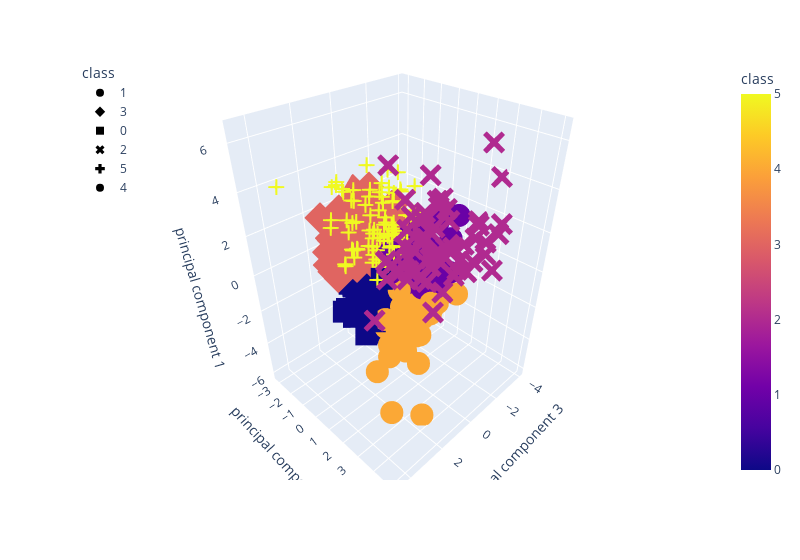

Write notebook code for a chart like this one.
### Code cell
# BONUS: plot the 6 principal components
km = KMeans(n_clusters=6, random_state=0)
km.fit(pca_df)
pca_df["class"] = km.labels_

import plotly.express as px
fig = px.scatter_3d(
    pca_df,
    x = "principal component 3",
    y = "principal component 2", 
    z = "principal component 1", 
    color='class', 
    symbol='class',
    width=800,
)

fig.update_layout(legend=dict(x=0, y=1))
fig.show()
